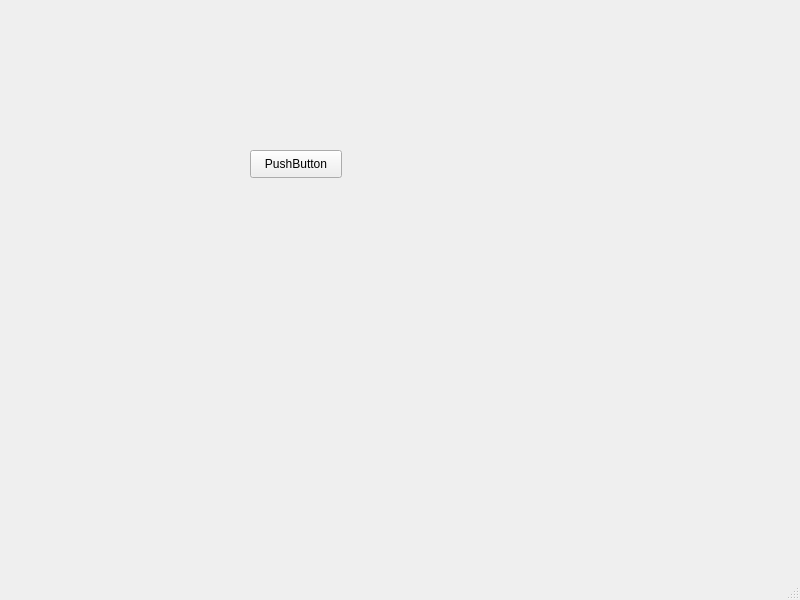
<?xml version="1.0" encoding="UTF-8"?>
<ui version="4.0">
 <class>MainWindow</class>
 <widget class="QMainWindow" name="MainWindow">
  <property name="geometry">
   <rect>
    <x>0</x>
    <y>0</y>
    <width>800</width>
    <height>600</height>
   </rect>
  </property>
  <property name="windowTitle">
   <string>MainWindow</string>
  </property>
  <widget class="QWidget" name="centralwidget">
   <widget class="QPushButton" name="pushButton">
    <property name="geometry">
     <rect>
      <x>250</x>
      <y>150</y>
      <width>92</width>
      <height>28</height>
     </rect>
    </property>
    <property name="text">
     <string>PushButton</string>
    </property>
   </widget>
  </widget>
  <widget class="QMenuBar" name="menubar">
   <property name="geometry">
    <rect>
     <x>0</x>
     <y>0</y>
     <width>800</width>
     <height>26</height>
    </rect>
   </property>
  </widget>
  <widget class="QStatusBar" name="statusbar"/>
 </widget>
 <resources/>
 <connections/>
</ui>
